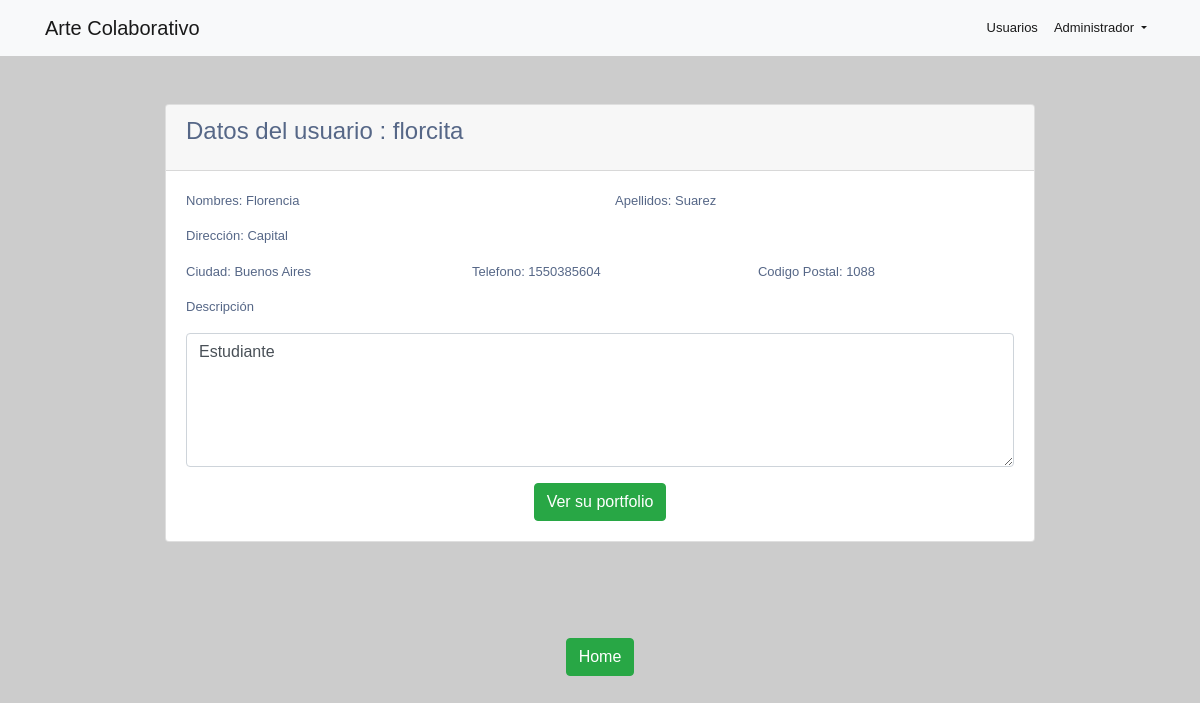
The page /vista/ver.php?id=4 (signed in) on the database its author committed.
### tables this page shows
CREATE TABLE `usuario` (
  `id` int(11) NOT NULL,
  `user` varchar(60) DEFAULT NULL,
  `email` varchar(70) DEFAULT NULL,
  `password` varchar(60) DEFAULT NULL,
  `tipo` enum('admin','usuario') DEFAULT NULL,
  `nombres` varchar(60) DEFAULT NULL,
  `apellidos` varchar(60) DEFAULT NULL,
  `direccion` varchar(80) DEFAULT NULL,
  `ciudad` varchar(50) DEFAULT NULL,
  `codigoPostal` varchar(20) DEFAULT NULL,
  `Telefono` varchar(20) DEFAULT NULL,
  `descripcion` text DEFAULT NULL
);

### app/datos.php (called while the page is built, shortened)
<?php
function obtenerDatos($conx, $id)
{
	$sql = "SELECT * FROM usuario WHERE id =" . $id;
	$consulta = mysqli_query($conx, $sql);
	$datos = mysqli_fetch_assoc($consulta);
	return $datos;
}

### vista/ver.php (the view, shortened to what this page needs)
<?php
$id=$_GET['id'];
include_once "../section/header.php";
include_once "../app/datos.php";
$od=obtenerDatos($conect, $id);
?>
<div class="col-md-12 w-75 mx-auto my-5">
              <div class="card">
                <div class="card-header card-header-primary">
                  <h4 class="card-title">Datos del usuario : <?php  echo $od['user'] ?></h4>
                </div>
                <div class="card-body">
                    <div class="row">
                      <div class="col-md-6">
                        <div class="form-group">
                          <p class="bmd-label-floating">Nombres: <?php echo $od['nombres'] ?></p>
                        </div>
                      </div>
                      <div class="col-md-6">
                        <div class="form-group">
                          <p class="bmd-label-floating">Apellidos: <?php echo $od['apellidos'] ?></p>
                        </div>
                      </div>
                    </div>
                    <div class="row">
                      <div class="col-md-12">
                        <div class="form-group">
                          <p class="bmd-label-floating">Dirección: <?php echo $od['direccion'] ?></p>
                        </div>
                      </div>
                    </div>
                    <div class="row">
                      <div class="col-md-4">
                        <div class="form-group">
                          <p class="bmd-label-floating">Ciudad: <?php echo $od['ciudad'] ?></p>
                        </div>
                      </div>
                      <div class="col-md-4">
                        <div class="form-group">
                          <p class="bmd-label-floating">Telefono: <?php echo $od['Telefono'] ?></p>
                        </div>
                      </div>
                      <div class="col-md-4">
                        <div class="form-group">
                          <p class="bmd-label-floating">Codigo Postal: <?php echo $od['codigoPostal'] ?></p>
                        </div>
                      </div>
                    </div>
                    <div class="row">
                      <div class="col-md-12">
                        <div class="form-group">
                          <p>Descripción</pl>
                          <div class="form-group">
                            <textarea class="form-control" rows="5"><?php echo $od['descripcion'] ?></textarea>
                          </div>
                        </div>
                      </div>
                    </div>
                    <div class="text-center">
                      <a href="archivos.php?id=<?php echo $od['id']?>" class="btn btn-success">Ver su portfolio</a>
                    </div>
                </div>
              </div>
            </div>
<?php
include_once "../section/footer.php";

### section/header.php (style rules this page uses)
body { background-color: #ccc !important; }

### rows shown on the page
usuario: user "florcita", nombres "Florencia", apellidos "Suarez", direccion "Capital", ciudad "Buenos Aires", Telefono "1550385604", codigoPostal "1088", descripcion "Estudiante"

### other values the page prints
$result = $_SESSION['tipo'] ==='admin' ? 'Administrador' : '' "Administrador"
